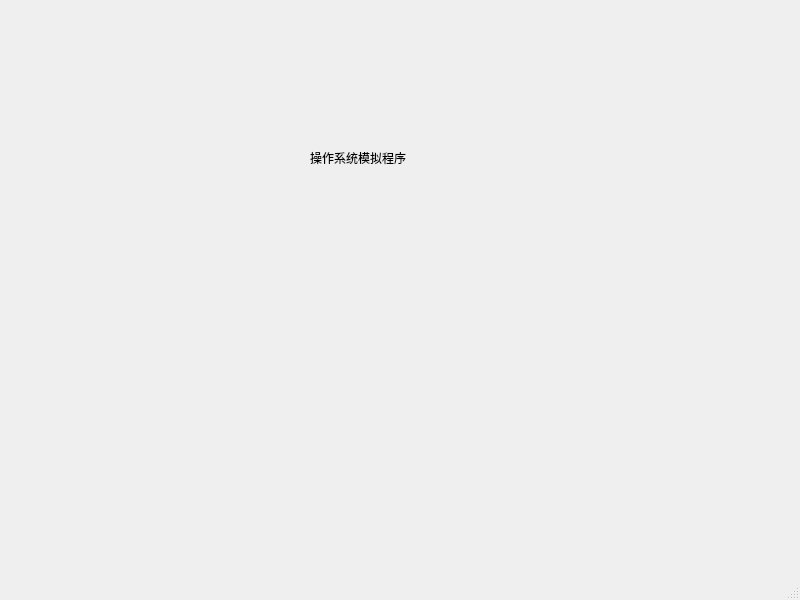
<?xml version="1.0" encoding="UTF-8"?>
<ui version="4.0">
 <class>MainWindow</class>
 <widget class="QMainWindow" name="MainWindow">
  <property name="geometry">
   <rect>
    <x>0</x>
    <y>0</y>
    <width>800</width>
    <height>600</height>
   </rect>
  </property>
  <property name="windowTitle">
   <string>MainWindow</string>
  </property>
  <widget class="QWidget" name="centralwidget">
   <widget class="QLabel" name="title_label">
    <property name="geometry">
     <rect>
      <x>310</x>
      <y>150</y>
      <width>96</width>
      <height>16</height>
     </rect>
    </property>
    <property name="text">
     <string>操作系统模拟程序</string>
    </property>
   </widget>
  </widget>
  <widget class="QMenuBar" name="menubar">
   <property name="geometry">
    <rect>
     <x>0</x>
     <y>0</y>
     <width>800</width>
     <height>21</height>
    </rect>
   </property>
  </widget>
  <widget class="QStatusBar" name="statusbar"/>
 </widget>
 <resources/>
 <connections/>
</ui>
